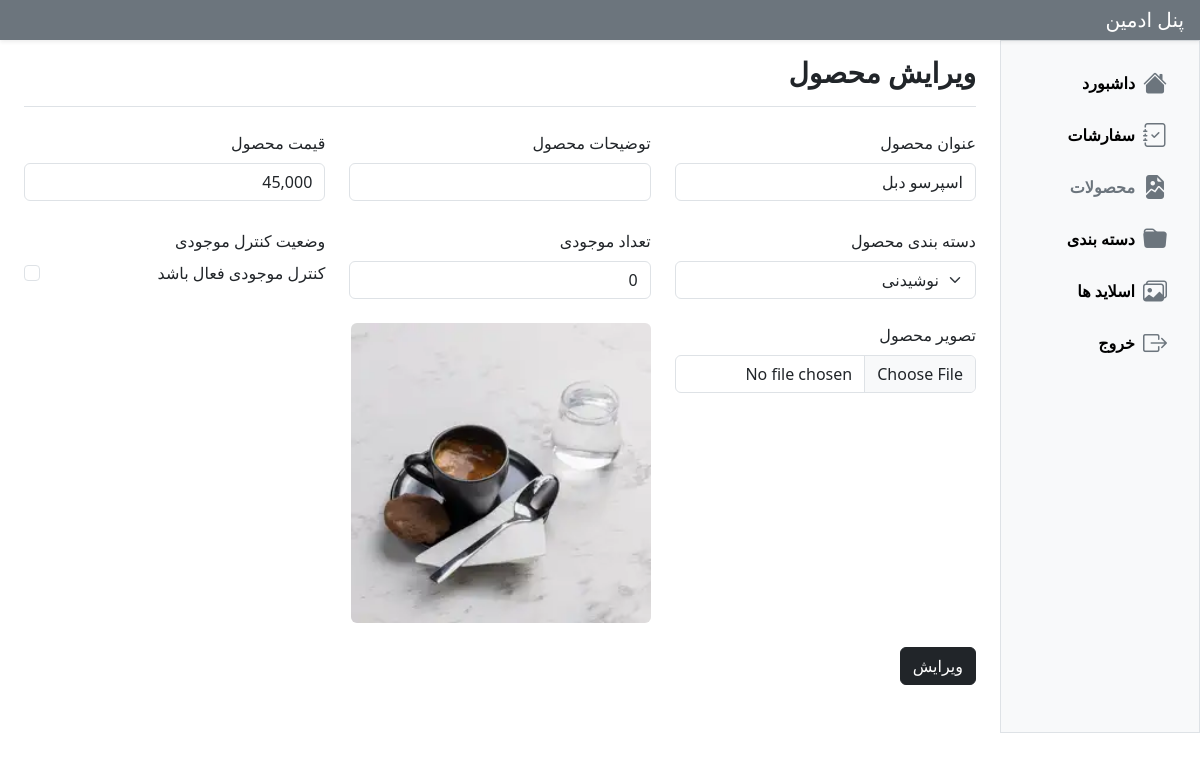
Page /admin-panel/pages/posts/edit.php?id=16 (signed in) on the committed database.
### tables this page shows
CREATE TABLE `posts` (
  `id` int(11) NOT NULL,
  `title` varchar(255) NOT NULL,
  `price` int(255) NOT NULL,
  `category_id` int(11) NOT NULL,
  `image` varchar(255) NOT NULL,
  `description` varchar(255) DEFAULT NULL,
  `stock` int(11) NOT NULL DEFAULT 0,
  `is_stock_tracked` tinyint(1) NOT NULL DEFAULT 1
);

CREATE TABLE `categories` (
  `id` int(11) NOT NULL,
  `title` varchar(255) NOT NULL,
  `image` varchar(255) DEFAULT NULL,
  `alt` varchar(255) NOT NULL
);

### admin-panel/pages/posts/edit.php (the view, shortened to what this page needs)
<?php
include "../../include/layout/header.php";
if (isset($_GET['id'])) {
    $postId = $_GET['id'];
    $post = $db->prepare('SELECT * FROM posts WHERE id = :id');
    $post->execute(['id' => $postId]);
    $post = $post->fetch(PDO::FETCH_ASSOC);
    $categories = $db->query("SELECT * FROM categories");
}
?>
<div class="container-fluid">
    <div class="row">
        <?php include "../../include/layout/sidebar.php"; ?>
        <main class="col-md-9 ms-sm-auto col-lg-10 px-md-4 mb-5">
            <div
                class="d-flex justify-content-between flex-wrap flex-md-nowrap align-items-center pt-3 pb-2 mb-3 border-bottom">
                <h1 class="fs-3 fw-bold">ویرایش محصول</h1>
            </div>
            <div class="mt-4">
                <form method="post" class="row g-4" enctype="multipart/form-data">
                    <div class="col-12 col-sm-6 col-md-4">
                        <label class="form-label">عنوان محصول</label>
                        <input type="text" name="title" class="form-control" value="<?= $post['title'] ?>" />
                    </div>
                    <div class="col-12 col-sm-6 col-md-4">
                        <label class="form-label">توضیحات محصول</label>
                        <input type="text" name="description" class="form-control"
                            value="<?= $post['description'] ?>" />
                    </div>
                    <div class="col-12 col-sm-6 col-md-4">
                        <label class="form-label">قیمت محصول</label>
                        <input type="text" name="price" class="form-control"
                            value="<?= htmlspecialchars(number_format($post['price'])) ?>" />
                    </div>
                    <div class="col-12 col-sm-6 col-md-4">
                        <label class="form-label">دسته بندی محصول</label>
                        <select name="categoryId" class="form-select">
                            <?php if ($categories->rowCount() > 0): ?>
                                <?php foreach ($categories as $category): ?>
                                    <option <?= ($category['id'] == $post['category_id']) ? 'selected' : '' ?>
                                        value="<?= $category['id'] ?>"><?= $category['title'] ?></option>
                                <?php endforeach ?>
                            <?php endif ?>
                        </select>
                    </div>
                    <div class="col-12 col-sm-6 col-md-4">
                        <label class="form-label">تعداد موجودی</label>
                        <input type="number" name="stock" class="form-control" value="<?= $post['stock'] ?>" />
                    </div>
                    <div class="col-12 col-sm-6 col-md-4">
                        <label class="form-label d-block">وضعیت کنترل موجودی</label>
                        <div class="form-check">
                            <input class="form-check-input" type="checkbox" name="is_stock_tracked" value="1"
                                id="isStockTracked" <?= $post['is_stock_tracked'] ? 'checked' : '' ?>>
                            <label class="form-check-label" for="isStockTracked">
                                کنترل موجودی فعال باشد
                            </label>
                        </div>
                    </div>
                    <div class="col-12 col-sm-6 col-md-4">
                        <label for="formFile" class="form-label">تصویر محصول</label>
                        <input name="image" class="form-control" type="file" />
                    </div>
                    <div class="col-12 col-sm-6 col-md-4">
                        <img class="rounded" src="../../../uploads/posts/<?= $post['image'] ?>" width="300" />
                    </div>
                    <div class="col-12">
                        <button name="editPost" type="submit" class="btn btn-dark">
                            ویرایش
                        </button>
                    </div>
                </form>
            </div>
        </main>
    </div>
</div>
<?php include "../../include/layout/footer.php"; ?>

### rows in the picture
posts: title "اسپرسو دبل", price "45,000", categoryId "نوشیدنی", stock "0", image (picture)
